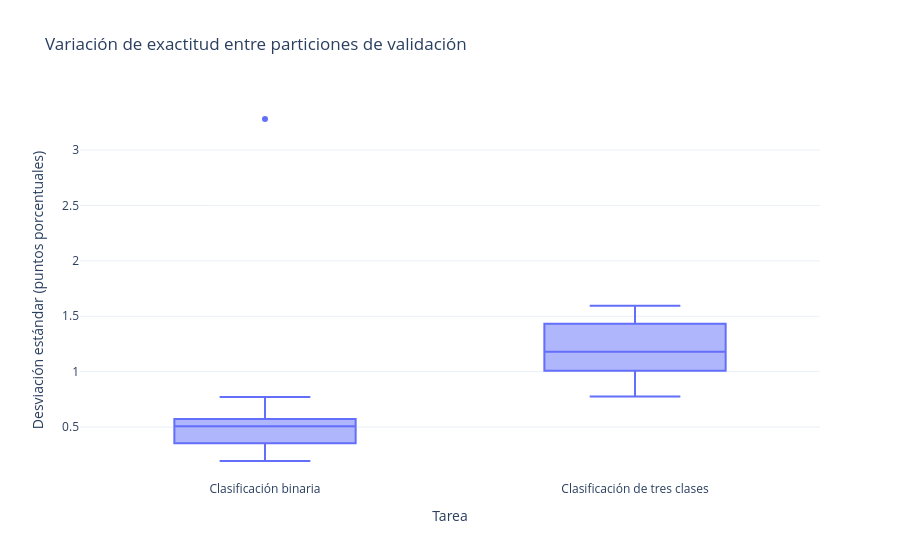

Notebook code for this chart:
### Markdown cell above
### Gráfico 4. Variación de la exactitud entre particiones o folds

Cada caja resume la desviación estándar de exactitud reportada para los 20 modelos de cada tarea. Una caja más baja y compacta indica que los resultados variaron menos entre las particiones de validación cruzada; los puntos individuales representan modelos.

**Hallazgo principal:** la mediana de variación es de aproximadamente 0.51 puntos porcentuales en binaria y 1.18 en tres clases. En esta búsqueda, los resultados de tres clases cambiaron más entre particiones. Por ende, probablemente notamos las caídas en exactitud cuando promediamos e incluimos el ruido que genera la clase con menos peso y con menos precisión: la neutra.

### Code cell
variability = top20.assign(
    tarea=top20["dataset"].map({
        "binary": "Clasificación binaria",
        "3classes": "Clasificación de tres clases",
    }),
    desviacion_pp=top20["cv_accuracy_std"] * 100,
)

fig = px.box(
    variability,
    x="tarea",
    y="desviacion_pp",
    points="outliers",
    title="Variación de exactitud entre particiones de validación",
    labels={
        "tarea": "Tarea",
        "desviacion_pp": "Desviación estándar (puntos porcentuales)",
    },
    template="plotly_white",
)
fig.show()

### Figure 1 — Plotly figure (JSON) as saved in the notebook; plotly's stock layout.template omitted (floating-point values rounded to 4 significant figures)
{"data": [{"alignmentgroup": "True", "boxpoints": "outliers", "hovertemplate": "Tarea=%{x}<br>Desviación estándar (puntos porcentuales)=%{y}<extra></extra>", "legendgroup": "", "marker": {"color": "#636efa"}, "name": "", "notched": false, "offsetgroup": "", "orientation": "v", "showlegend": false, "type": "box", "x": ["Clasificación binaria", "Clasificación binaria", "Clasificación binaria", "Clasificación binaria", "Clasificación binaria", "Clasificación binaria", "Clasificación binaria", "Clasificación binaria", "Clasificación binaria", "Clasificación binaria", "Clasificación binaria", "Clasificación binaria", "Clasificación binaria", "Clasificación binaria", "Clasificación binaria", "Clasificación binaria", "Clasificación binaria", "Clasificación binaria", "Clasificación binaria", "Clasificación binaria", "Clasificación de tres clases", "Clasificación de tres clases", "Clasificación de tres clases", "Clasificación de tres clases", "Clasificación de tres clases", "Clasificación de tres clases", "Clasificación de tres clases", "Clasificación de tres clases", "Clasificación de tres clases", "Clasificación de tres clases", "Clasificación de tres clases", "Clasificación de tres clases", "Clasificación de tres clases", "Clasificación de tres clases", "Clasificación de tres clases", "Clasificación de tres clases", "Clasificación de tres clases", "Clasificación de tres clases", "Clasificación de tres clases", "Clasificación de tres clases"], "x0": " ", "xaxis": "x", "y": [0.5467, 3.28, 0.3555, 0.3069, 0.5884, 0.5737, 0.7711, 0.3866, 0.3804, 0.5525, 0.5525, 0.6193, 0.2998, 0.3592, 0.1937, 0.3178, 0.5276, 0.3512, 0.4851, 0.5701, 0.9671, 0.9232, 1.594, 1.542, 1.446, 1.023, 1.025, 1.164, 0.9928, 0.8793, 1.34, 1.152, 1.196, 1.155, 1.204, 1.455, 0.7763, 1.415, 1.433, 1.433], "y0": " ", "yaxis": "y"}], "layout": {"boxmode": "group", "legend": {"tracegroupgap": 0}, "title": {"text": "Variación de exactitud entre particiones de validación"}, "xaxis": {"anchor": "y", "domain": [0, 1], "title": {"text": "Tarea"}}, "yaxis": {"anchor": "x", "domain": [0, 1], "title": {"text": "Desviación estándar (puntos porcentuales)"}}}}
